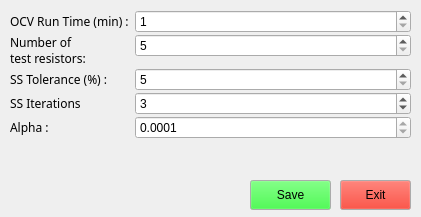
<?xml version="1.0" encoding="UTF-8"?>
<ui version="4.0">
 <class>polarizationForm</class>
 <widget class="QDialog" name="polarizationForm">
  <property name="windowModality">
   <enum>Qt::NonModal</enum>
  </property>
  <property name="geometry">
   <rect>
    <x>0</x>
    <y>0</y>
    <width>421</width>
    <height>217</height>
   </rect>
  </property>
  <property name="sizePolicy">
   <sizepolicy hsizetype="Fixed" vsizetype="Fixed">
    <horstretch>0</horstretch>
    <verstretch>0</verstretch>
   </sizepolicy>
  </property>
  <property name="minimumSize">
   <size>
    <width>421</width>
    <height>217</height>
   </size>
  </property>
  <property name="maximumSize">
   <size>
    <width>421</width>
    <height>217</height>
   </size>
  </property>
  <property name="windowTitle">
   <string>New Polarization Test</string>
  </property>
  <property name="windowIcon">
   <iconset>
    <normaloff>NRCLogo.png</normaloff>NRCLogo.png</iconset>
  </property>
  <property name="modal">
   <bool>true</bool>
  </property>
  <widget class="QPushButton" name="saveForm">
   <property name="geometry">
    <rect>
     <x>250</x>
     <y>180</y>
     <width>81</width>
     <height>30</height>
    </rect>
   </property>
   <property name="palette">
    <palette>
     <active>
      <colorrole role="Button">
       <brush brushstyle="SolidPattern">
        <color alpha="255">
         <red>27</red>
         <green>237</green>
         <blue>34</blue>
        </color>
       </brush>
      </colorrole>
     </active>
     <inactive>
      <colorrole role="Button">
       <brush brushstyle="SolidPattern">
        <color alpha="255">
         <red>27</red>
         <green>237</green>
         <blue>34</blue>
        </color>
       </brush>
      </colorrole>
     </inactive>
     <disabled>
      <colorrole role="Button">
       <brush brushstyle="SolidPattern">
        <color alpha="255">
         <red>27</red>
         <green>237</green>
         <blue>34</blue>
        </color>
       </brush>
      </colorrole>
     </disabled>
    </palette>
   </property>
   <property name="autoFillBackground">
    <bool>false</bool>
   </property>
   <property name="text">
    <string>Save</string>
   </property>
   <property name="autoDefault">
    <bool>false</bool>
   </property>
  </widget>
  <widget class="QPushButton" name="cancel">
   <property name="geometry">
    <rect>
     <x>340</x>
     <y>180</y>
     <width>71</width>
     <height>30</height>
    </rect>
   </property>
   <property name="palette">
    <palette>
     <active>
      <colorrole role="Button">
       <brush brushstyle="SolidPattern">
        <color alpha="255">
         <red>237</red>
         <green>17</green>
         <blue>1</blue>
        </color>
       </brush>
      </colorrole>
     </active>
     <inactive>
      <colorrole role="Button">
       <brush brushstyle="SolidPattern">
        <color alpha="255">
         <red>237</red>
         <green>17</green>
         <blue>1</blue>
        </color>
       </brush>
      </colorrole>
     </inactive>
     <disabled>
      <colorrole role="Button">
       <brush brushstyle="SolidPattern">
        <color alpha="255">
         <red>237</red>
         <green>17</green>
         <blue>1</blue>
        </color>
       </brush>
      </colorrole>
     </disabled>
    </palette>
   </property>
   <property name="text">
    <string>Exit</string>
   </property>
   <property name="autoDefault">
    <bool>false</bool>
   </property>
  </widget>
  <widget class="QWidget" name="formLayoutWidget">
   <property name="geometry">
    <rect>
     <x>10</x>
     <y>10</y>
     <width>401</width>
     <height>166</height>
    </rect>
   </property>
   <layout class="QFormLayout" name="formLayout">
    <property name="fieldGrowthPolicy">
     <enum>QFormLayout::AllNonFixedFieldsGrow</enum>
    </property>
    <property name="verticalSpacing">
     <number>1</number>
    </property>
    <item row="0" column="0">
     <widget class="QLabel" name="label">
      <property name="sizePolicy">
       <sizepolicy hsizetype="Expanding" vsizetype="Preferred">
        <horstretch>0</horstretch>
        <verstretch>0</verstretch>
       </sizepolicy>
      </property>
      <property name="font">
       <font>
        <family>Comic Sans</family>
       </font>
      </property>
      <property name="styleSheet">
       <string notr="true">font-family: Comic Sans </string>
      </property>
      <property name="text">
       <string>OCV Run Time (min) :</string>
      </property>
     </widget>
    </item>
    <item row="1" column="0">
     <widget class="QLabel" name="label_2">
      <property name="font">
       <font>
        <family>Comic Sans</family>
       </font>
      </property>
      <property name="toolTip">
       <string>Minimum resistor values = 5</string>
      </property>
      <property name="styleSheet">
       <string notr="true">font-family: Comic Sans </string>
      </property>
      <property name="text">
       <string>Number of test resistors:</string>
      </property>
      <property name="wordWrap">
       <bool>true</bool>
      </property>
     </widget>
    </item>
    <item row="1" column="1">
     <widget class="QSpinBox" name="rows">
      <property name="maximumSize">
       <size>
        <width>300</width>
        <height>16777215</height>
       </size>
      </property>
      <property name="correctionMode">
       <enum>QAbstractSpinBox::CorrectToNearestValue</enum>
      </property>
      <property name="minimum">
       <number>5</number>
      </property>
      <property name="maximum">
       <number>20</number>
      </property>
     </widget>
    </item>
    <item row="2" column="0">
     <widget class="QLabel" name="label_3">
      <property name="font">
       <font>
        <family>Comic Sans</family>
       </font>
      </property>
      <property name="toolTip">
       <string>Tolerance value for steady-state MFC voltage</string>
      </property>
      <property name="styleSheet">
       <string notr="true">font-family: Comic Sans </string>
      </property>
      <property name="text">
       <string>SS Tolerance (%) :</string>
      </property>
      <property name="wordWrap">
       <bool>true</bool>
      </property>
     </widget>
    </item>
    <item row="2" column="1">
     <widget class="QSpinBox" name="ssTolerance">
      <property name="sizePolicy">
       <sizepolicy hsizetype="Minimum" vsizetype="Fixed">
        <horstretch>0</horstretch>
        <verstretch>0</verstretch>
       </sizepolicy>
      </property>
      <property name="maximumSize">
       <size>
        <width>300</width>
        <height>16777215</height>
       </size>
      </property>
      <property name="correctionMode">
       <enum>QAbstractSpinBox::CorrectToNearestValue</enum>
      </property>
      <property name="minimum">
       <number>5</number>
      </property>
      <property name="maximum">
       <number>20</number>
      </property>
     </widget>
    </item>
    <item row="0" column="1">
     <widget class="QSpinBox" name="ocvRunTime">
      <property name="maximumSize">
       <size>
        <width>300</width>
        <height>16777215</height>
       </size>
      </property>
      <property name="correctionMode">
       <enum>QAbstractSpinBox::CorrectToNearestValue</enum>
      </property>
      <property name="minimum">
       <number>1</number>
      </property>
      <property name="maximum">
       <number>60</number>
      </property>
     </widget>
    </item>
    <item row="4" column="0">
     <widget class="QLabel" name="label_4">
      <property name="font">
       <font>
        <family>Comic Sans</family>
       </font>
      </property>
      <property name="toolTip">
       <string>Filter Coefficient from MCU parameters</string>
      </property>
      <property name="styleSheet">
       <string notr="true">font-family: Comic Sans </string>
      </property>
      <property name="text">
       <string>Alpha :</string>
      </property>
      <property name="wordWrap">
       <bool>true</bool>
      </property>
     </widget>
    </item>
    <item row="4" column="1">
     <widget class="QDoubleSpinBox" name="filterCoef">
      <property name="readOnly">
       <bool>true</bool>
      </property>
      <property name="correctionMode">
       <enum>QAbstractSpinBox::CorrectToNearestValue</enum>
      </property>
      <property name="decimals">
       <number>4</number>
      </property>
      <property name="minimum">
       <double>0.000100000000000</double>
      </property>
      <property name="maximum">
       <double>1.000000000000000</double>
      </property>
     </widget>
    </item>
    <item row="3" column="0">
     <widget class="QLabel" name="label_5">
      <property name="font">
       <font>
        <family>Comic Sans</family>
       </font>
      </property>
      <property name="toolTip">
       <string>Number of iterations before steady state</string>
      </property>
      <property name="styleSheet">
       <string notr="true">font-family: Comic Sans </string>
      </property>
      <property name="text">
       <string>SS Iterations</string>
      </property>
      <property name="wordWrap">
       <bool>true</bool>
      </property>
     </widget>
    </item>
    <item row="3" column="1">
     <widget class="QSpinBox" name="ssIterations">
      <property name="correctionMode">
       <enum>QAbstractSpinBox::CorrectToNearestValue</enum>
      </property>
      <property name="minimum">
       <number>1</number>
      </property>
      <property name="maximum">
       <number>5</number>
      </property>
      <property name="value">
       <number>3</number>
      </property>
     </widget>
    </item>
   </layout>
  </widget>
 </widget>
 <resources/>
 <connections/>
</ui>
